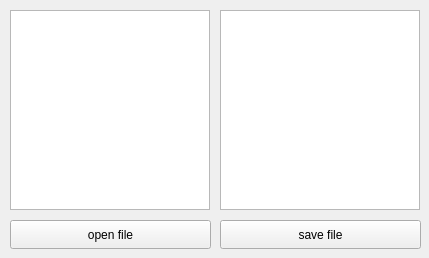
<?xml version="1.0" encoding="UTF-8"?>
<ui version="4.0">
 <class>Task6</class>
 <widget class="QMainWindow" name="Task6">
  <property name="geometry">
   <rect>
    <x>0</x>
    <y>0</y>
    <width>429</width>
    <height>258</height>
   </rect>
  </property>
  <property name="windowTitle">
   <string>MainWindow</string>
  </property>
  <widget class="QWidget" name="centralwidget">
   <widget class="QPlainTextEdit" name="initialFilePlainTextEdit">
    <property name="enabled">
     <bool>true</bool>
    </property>
    <property name="geometry">
     <rect>
      <x>10</x>
      <y>10</y>
      <width>200</width>
      <height>200</height>
     </rect>
    </property>
    <property name="readOnly">
     <bool>true</bool>
    </property>
    <property name="plainText">
     <string/>
    </property>
   </widget>
   <widget class="QPlainTextEdit" name="neededFilePlainTextEdit">
    <property name="geometry">
     <rect>
      <x>220</x>
      <y>10</y>
      <width>200</width>
      <height>200</height>
     </rect>
    </property>
    <property name="readOnly">
     <bool>true</bool>
    </property>
   </widget>
   <widget class="QPushButton" name="openFilePushButton">
    <property name="geometry">
     <rect>
      <x>10</x>
      <y>220</y>
      <width>201</width>
      <height>29</height>
     </rect>
    </property>
    <property name="text">
     <string>open file</string>
    </property>
   </widget>
   <widget class="QPushButton" name="saveFilePushButton">
    <property name="geometry">
     <rect>
      <x>220</x>
      <y>220</y>
      <width>201</width>
      <height>29</height>
     </rect>
    </property>
    <property name="text">
     <string>save file</string>
    </property>
   </widget>
  </widget>
 </widget>
 <resources/>
 <connections/>
</ui>
